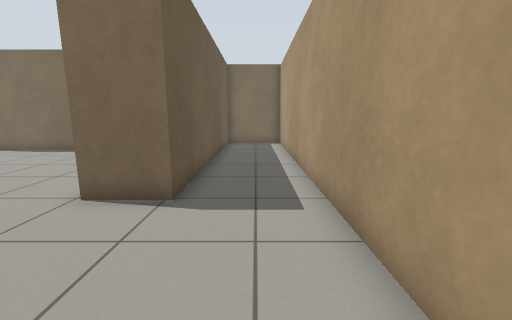
view 1 (above)

15 first-person views from a walk through a robot-simulator world made for Gazebo. The camera is 0.92 m above the floor, tilts 10° down and sees 90° across. The floor is counted in squares, 0.5 m on a side. Each view is taken from the middle of a square. On the plan, view 1 faces up. The plan holds only what a view shows up to about 15 squares ahead; the rest is blank.

view 2
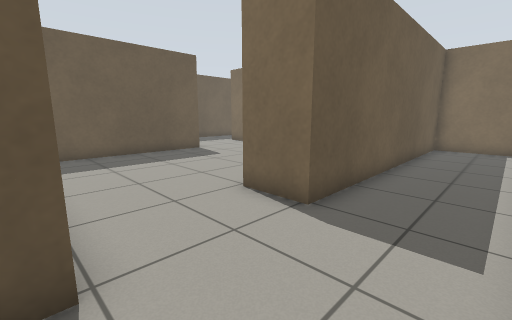

view 3
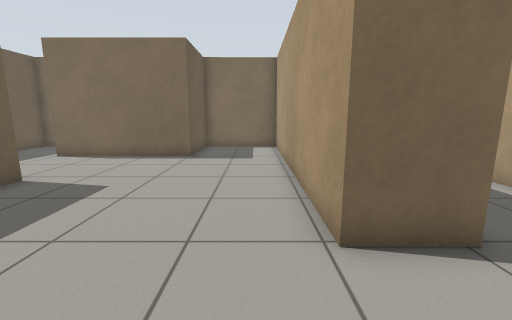

view 4
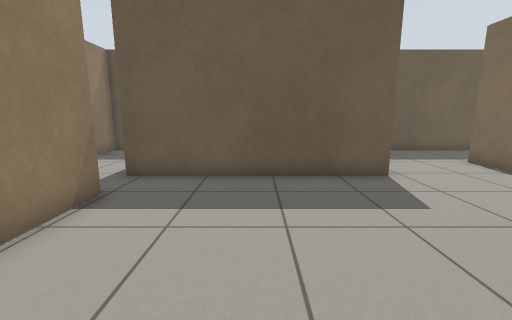

view 5
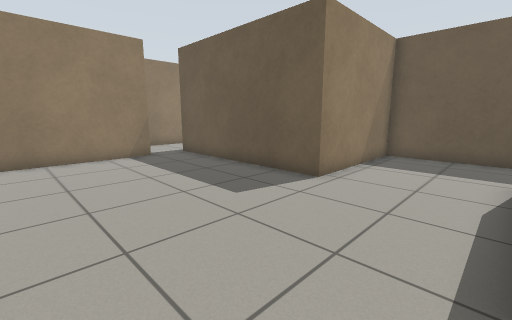

view 6
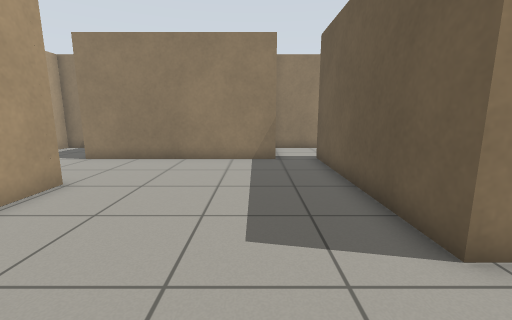

view 7
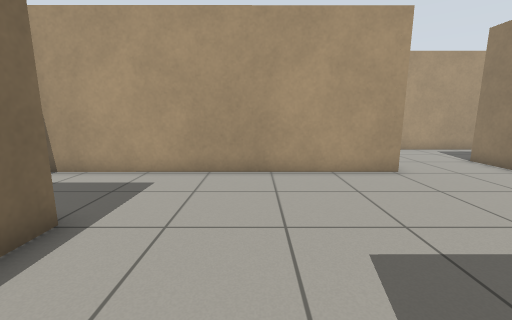

view 8
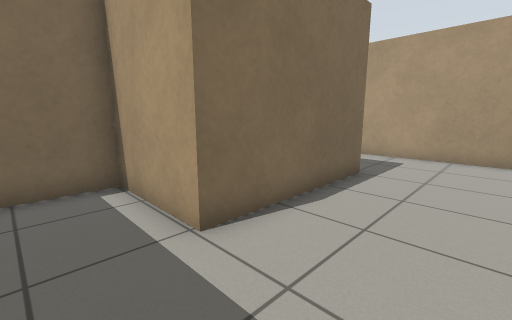

view 9
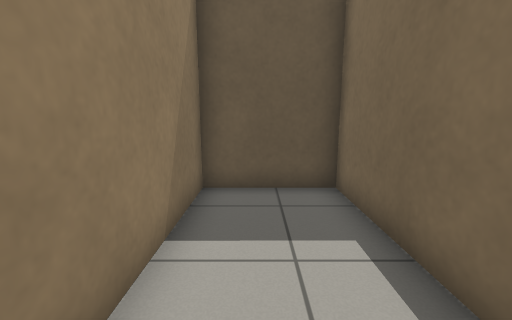

view 10
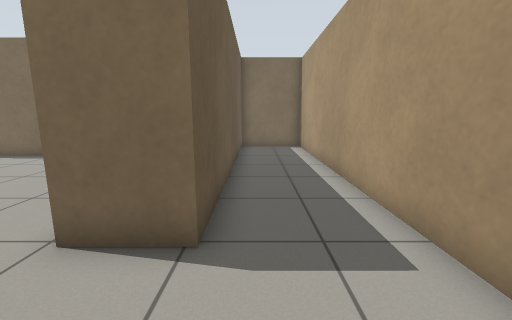

view 11
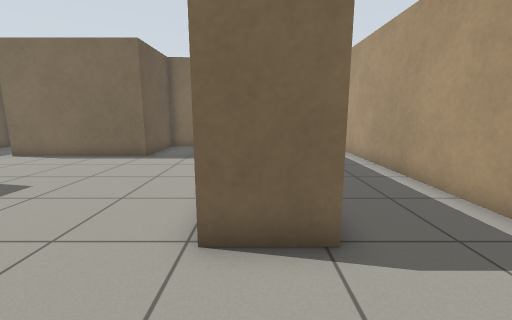

view 12
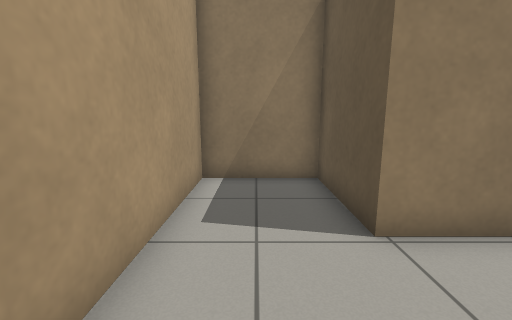

view 13
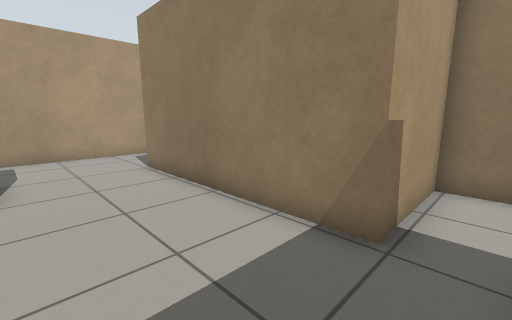

view 14
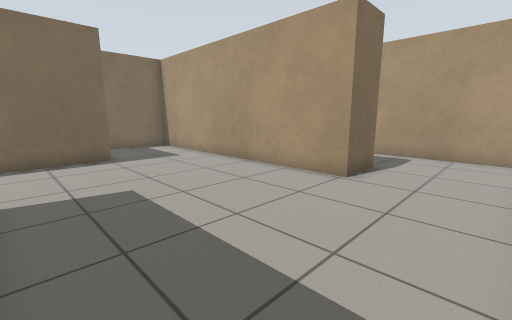

view 15
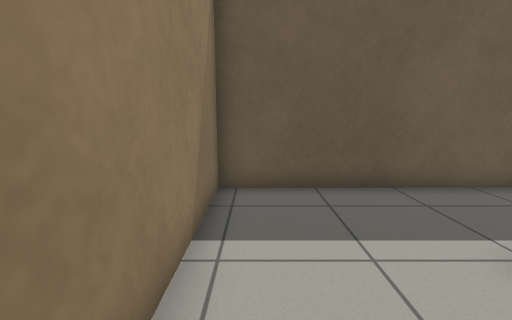

### Floor plan
Points are (right, up) in squares from view 1. A wall is a line through its corners. A room is listed if a view was taken in it or the views show most of it. See-through windows are left out.
Room 1 (views 1, 2, 3, 4, 5, 6, 7, 8, 10, 11, 12, 13, 14, 15)
walls: (-9.8, 1.3) (-1.8, 1.3) (-1.8, -2.3) (1.6, -2.3) (1.6, 17) (-1.8, 17) (-1.8, 5.3) (-3.8, 5.3) (-3.8, 17) (-7.9, 17) (-7.9, 13.3) (-13.9, 13.3) (-13.9, 17) (-17.3, 17) (-17.3, 9) (-11.6, 9) (-11.6, 1)
ways out: opening at (-11, 1) to room 2
Room 2 (view 9)
walls: (-12.8, 1) (-17.3, 1) (-17.3, -2.4) (-9.8, -2.4) (-9.8, 1.3)
ways out: opening at (-11, 1) to room 1

Positions as (right, up) in squares from view 1, and headings:
1: (0, 0), facing up
2: (1, 1), facing up-left
3: (-5, 2), facing up
4: (-4, 5), facing left
5: (-5, 13), facing down-left
6: (-9, 12), facing down
7: (-12, 10), facing right
8: (-16, 10), facing up-right
9: (-11, -1), facing left
10: (-1, 2), facing up
11: (-3, 2), facing up
12: (0, 5), facing down
13: (-11, 5), facing down-right
14: (-11, 2), facing up-right
15: (-11, 10), facing left
